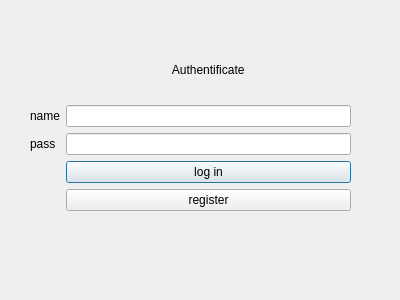
<?xml version="1.0" encoding="UTF-8"?>
<ui version="4.0">
 <class>auth_window</class>
 <widget class="QDialog" name="auth_window">
  <property name="geometry">
   <rect>
    <x>0</x>
    <y>0</y>
    <width>400</width>
    <height>300</height>
   </rect>
  </property>
  <property name="windowTitle">
   <string>Dialog</string>
  </property>
  <widget class="QWidget" name="gridLayoutWidget">
   <property name="geometry">
    <rect>
     <x>30</x>
     <y>40</y>
     <width>321</width>
     <height>171</height>
    </rect>
   </property>
   <layout class="QGridLayout" name="gridLayout">
    <item row="1" column="0">
     <widget class="QLabel" name="label">
      <property name="text">
       <string>name</string>
      </property>
     </widget>
    </item>
    <item row="3" column="1">
     <widget class="QPushButton" name="pushButtonlog">
      <property name="text">
       <string>log in</string>
      </property>
     </widget>
    </item>
    <item row="2" column="0">
     <widget class="QLabel" name="label_2">
      <property name="text">
       <string>pass</string>
      </property>
     </widget>
    </item>
    <item row="2" column="1">
     <widget class="QLineEdit" name="lineEditpass"/>
    </item>
    <item row="1" column="1">
     <widget class="QLineEdit" name="lineEditname"/>
    </item>
    <item row="4" column="1">
     <widget class="QPushButton" name="pushButton">
      <property name="text">
       <string>register</string>
      </property>
     </widget>
    </item>
    <item row="0" column="1">
     <widget class="QLabel" name="label_3">
      <property name="text">
       <string>                                Authentificate</string>
      </property>
     </widget>
    </item>
   </layout>
  </widget>
 </widget>
 <resources/>
 <connections/>
</ui>
